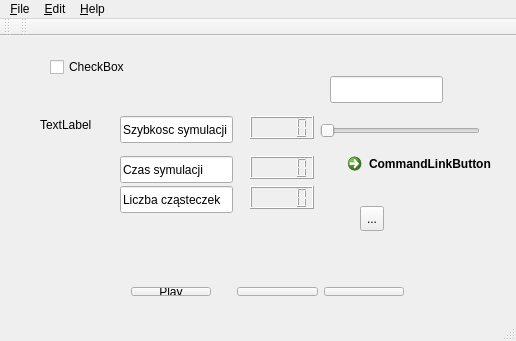
<?xml version="1.0" encoding="UTF-8"?>
<ui version="4.0">
 <class>DMainWindow</class>
 <widget class="QMainWindow" name="DMainWindow">
  <property name="enabled">
   <bool>true</bool>
  </property>
  <property name="geometry">
   <rect>
    <x>0</x>
    <y>0</y>
    <width>516</width>
    <height>341</height>
   </rect>
  </property>
  <property name="windowTitle">
   <string>DMainWindow</string>
  </property>
  <widget class="QWidget" name="centralWidget">
   <property name="enabled">
    <bool>true</bool>
   </property>
   <property name="sizePolicy">
    <sizepolicy hsizetype="Preferred" vsizetype="Preferred">
     <horstretch>0</horstretch>
     <verstretch>0</verstretch>
    </sizepolicy>
   </property>
   <property name="minimumSize">
    <size>
     <width>516</width>
     <height>0</height>
    </size>
   </property>
   <property name="layoutDirection">
    <enum>Qt::LeftToRight</enum>
   </property>
   <widget class="QWidget" name="horizontalLayoutWidget">
    <property name="geometry">
     <rect>
      <x>120</x>
      <y>240</y>
      <width>295</width>
      <height>31</height>
     </rect>
    </property>
    <layout class="QHBoxLayout" name="horizontalLayout">
     <item>
      <widget class="QPushButton" name="playButton">
       <property name="text">
        <string>Play</string>
       </property>
      </widget>
     </item>
     <item>
      <spacer name="verticalSpacer">
       <property name="orientation">
        <enum>Qt::Vertical</enum>
       </property>
       <property name="sizeHint" stdset="0">
        <size>
         <width>20</width>
         <height>18</height>
        </size>
       </property>
      </spacer>
     </item>
     <item>
      <widget class="QPushButton" name="pauseButton">
       <property name="text">
        <string/>
       </property>
       <property name="icon">
        <iconset>
         <normaloff>../../prog/prj/res/pause.png</normaloff>../../prog/prj/res/pause.png</iconset>
       </property>
      </widget>
     </item>
     <item>
      <widget class="QPushButton" name="stopButton">
       <property name="text">
        <string/>
       </property>
       <property name="icon">
        <iconset>
         <normaloff>../../prog/prj/res/stop.png</normaloff>../../prog/prj/res/stop.png</iconset>
       </property>
      </widget>
     </item>
    </layout>
   </widget>
   <widget class="QSlider" name="sliderSzybkoscSym">
    <property name="geometry">
     <rect>
      <x>320</x>
      <y>80</y>
      <width>160</width>
      <height>29</height>
     </rect>
    </property>
    <property name="orientation">
     <enum>Qt::Horizontal</enum>
    </property>
   </widget>
   <widget class="QLCDNumber" name="lcdSzybkoscSym">
    <property name="geometry">
     <rect>
      <x>250</x>
      <y>80</y>
      <width>64</width>
      <height>23</height>
     </rect>
    </property>
   </widget>
   <widget class="QLineEdit" name="lineSzybkoscSym">
    <property name="geometry">
     <rect>
      <x>120</x>
      <y>80</y>
      <width>113</width>
      <height>27</height>
     </rect>
    </property>
    <property name="text">
     <string>Szybkosc symulacji</string>
    </property>
   </widget>
   <widget class="QLineEdit" name="lineCzasSym">
    <property name="geometry">
     <rect>
      <x>120</x>
      <y>120</y>
      <width>113</width>
      <height>27</height>
     </rect>
    </property>
    <property name="text">
     <string>Czas symulacji</string>
    </property>
   </widget>
   <widget class="QLCDNumber" name="lcdCzasSym">
    <property name="geometry">
     <rect>
      <x>250</x>
      <y>120</y>
      <width>64</width>
      <height>23</height>
     </rect>
    </property>
   </widget>
   <widget class="QLineEdit" name="lineLiczbaCzasteczek">
    <property name="geometry">
     <rect>
      <x>120</x>
      <y>150</y>
      <width>113</width>
      <height>27</height>
     </rect>
    </property>
    <property name="text">
     <string>Liczba cząsteczek</string>
    </property>
   </widget>
   <widget class="QLCDNumber" name="lcdLiczbaCzasteczek">
    <property name="geometry">
     <rect>
      <x>250</x>
      <y>150</y>
      <width>64</width>
      <height>23</height>
     </rect>
    </property>
   </widget>
   <widget class="QLabel" name="label">
    <property name="geometry">
     <rect>
      <x>40</x>
      <y>80</y>
      <width>67</width>
      <height>17</height>
     </rect>
    </property>
    <property name="text">
     <string>TextLabel</string>
    </property>
   </widget>
   <widget class="QCommandLinkButton" name="commandLinkButton">
    <property name="geometry">
     <rect>
      <x>340</x>
      <y>110</y>
      <width>187</width>
      <height>41</height>
     </rect>
    </property>
    <property name="text">
     <string>CommandLinkButton</string>
    </property>
   </widget>
   <widget class="QToolButton" name="toolButton">
    <property name="geometry">
     <rect>
      <x>360</x>
      <y>170</y>
      <width>24</width>
      <height>25</height>
     </rect>
    </property>
    <property name="text">
     <string>...</string>
    </property>
   </widget>
   <widget class="QLineEdit" name="lineEdit">
    <property name="geometry">
     <rect>
      <x>330</x>
      <y>40</y>
      <width>113</width>
      <height>27</height>
     </rect>
    </property>
   </widget>
   <widget class="QCheckBox" name="checkBox">
    <property name="geometry">
     <rect>
      <x>50</x>
      <y>20</y>
      <width>97</width>
      <height>22</height>
     </rect>
    </property>
    <property name="text">
     <string>CheckBox</string>
    </property>
   </widget>
  </widget>
  <widget class="QMenuBar" name="menuBar">
   <property name="geometry">
    <rect>
     <x>0</x>
     <y>0</y>
     <width>516</width>
     <height>25</height>
    </rect>
   </property>
   <widget class="QMenu" name="menu_File">
    <property name="title">
     <string>&amp;File</string>
    </property>
    <addaction name="action_Save"/>
    <addaction name="actionExit"/>
   </widget>
   <widget class="QMenu" name="menu_Edit">
    <property name="title">
     <string>&amp;Edit</string>
    </property>
   </widget>
   <widget class="QMenu" name="menu_Help">
    <property name="title">
     <string>&amp;Help</string>
    </property>
   </widget>
   <addaction name="menu_File"/>
   <addaction name="menu_Edit"/>
   <addaction name="menu_Help"/>
  </widget>
  <widget class="QToolBar" name="mainToolBar">
   <attribute name="toolBarArea">
    <enum>TopToolBarArea</enum>
   </attribute>
   <attribute name="toolBarBreak">
    <bool>false</bool>
   </attribute>
  </widget>
  <widget class="QStatusBar" name="statusBar"/>
  <widget class="QToolBar" name="toolBar">
   <property name="windowTitle">
    <string>toolBar</string>
   </property>
   <attribute name="toolBarArea">
    <enum>TopToolBarArea</enum>
   </attribute>
   <attribute name="toolBarBreak">
    <bool>false</bool>
   </attribute>
  </widget>
  <action name="action_Save">
   <property name="text">
    <string>&amp;Save</string>
   </property>
  </action>
  <action name="action_Exit">
   <property name="text">
    <string>&amp;Exit</string>
   </property>
  </action>
  <action name="actionExit">
   <property name="text">
    <string>Exit</string>
   </property>
  </action>
  <action name="actionPlay">
   <property name="text">
    <string>Play</string>
   </property>
  </action>
 </widget>
 <layoutdefault spacing="6" margin="11"/>
 <resources/>
 <connections/>
</ui>
